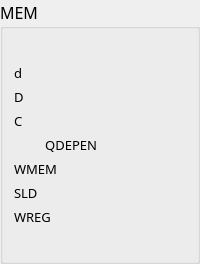
        <widget class="QGroupBox" name="MEM_stage">
         <property name="sizePolicy">
          <sizepolicy hsizetype="Preferred" vsizetype="Preferred">
           <horstretch>0</horstretch>
           <verstretch>0</verstretch>
          </sizepolicy>
         </property>
         <property name="minimumSize">
          <size>
           <width>136</width>
           <height>0</height>
          </size>
         </property>
         <property name="font">
          <font>
           <family>微软雅黑</family>
           <pointsize>12</pointsize>
          </font>
         </property>
         <property name="title">
          <string>MEM</string>
         </property>
         <layout class="QGridLayout" name="gridLayout_9">
          <item row="0" column="0">
           <widget class="QLabel" name="MEM_instruction">
            <property name="font">
             <font>
              <pointsize>10</pointsize>
             </font>
            </property>
            <property name="text">
             <string/>
            </property>
           </widget>
          </item>
          <item row="1" column="0">
           <layout class="QHBoxLayout" name="exe_d_2">
            <item>
             <widget class="QLabel" name="label_41">
              <property name="font">
               <font>
                <family>微软雅黑</family>
                <pointsize>10</pointsize>
               </font>
              </property>
              <property name="text">
               <string>d</string>
              </property>
             </widget>
            </item>
            <item>
             <widget class="QLabel" name="signalmem_d">
              <property name="font">
               <font>
                <family>微软雅黑</family>
                <pointsize>10</pointsize>
               </font>
              </property>
              <property name="text">
               <string/>
              </property>
              <property name="alignment">
               <set>Qt::AlignRight|Qt::AlignTrailing|Qt::AlignVCenter</set>
              </property>
             </widget>
            </item>
           </layout>
          </item>
          <item row="2" column="0">
           <layout class="QHBoxLayout" name="exe_d_3">
            <item>
             <widget class="QLabel" name="label_42">
              <property name="font">
               <font>
                <family>微软雅黑</family>
                <pointsize>10</pointsize>
               </font>
              </property>
              <property name="text">
               <string>D</string>
              </property>
             </widget>
            </item>
            <item>
             <widget class="QLabel" name="signalD">
              <property name="font">
               <font>
                <family>微软雅黑</family>
                <pointsize>10</pointsize>
               </font>
              </property>
              <property name="text">
               <string/>
              </property>
              <property name="alignment">
               <set>Qt::AlignRight|Qt::AlignTrailing|Qt::AlignVCenter</set>
              </property>
             </widget>
            </item>
           </layout>
          </item>
          <item row="3" column="0">
           <layout class="QHBoxLayout" name="exe_d_4">
            <item>
             <widget class="QLabel" name="label_43">
              <property name="font">
               <font>
                <family>微软雅黑</family>
                <pointsize>10</pointsize>
               </font>
              </property>
              <property name="text">
               <string>C</string>
              </property>
             </widget>
            </item>
            <item>
             <widget class="QLabel" name="signalC">
              <property name="font">
               <font>
                <family>微软雅黑</family>
                <pointsize>10</pointsize>
               </font>
              </property>
              <property name="text">
               <string/>
              </property>
              <property name="alignment">
               <set>Qt::AlignRight|Qt::AlignTrailing|Qt::AlignVCenter</set>
              </property>
             </widget>
            </item>
           </layout>
          </item>
          <item row="5" column="0">
           <layout class="QHBoxLayout" name="exe_d_5">
            <item>
             <widget class="QLabel" name="label_44">
              <property name="font">
               <font>
                <family>微软雅黑</family>
                <pointsize>10</pointsize>
               </font>
              </property>
              <property name="text">
               <string>WMEM</string>
              </property>
             </widget>
            </item>
            <item>
             <widget class="QLabel" name="signalwmem">
              <property name="font">
               <font>
                <family>微软雅黑</family>
                <pointsize>10</pointsize>
               </font>
              </property>
              <property name="text">
               <string/>
              </property>
              <property name="alignment">
               <set>Qt::AlignRight|Qt::AlignTrailing|Qt::AlignVCenter</set>
              </property>
             </widget>
            </item>
           </layout>
          </item>
          <item row="6" column="0">
           <layout class="QHBoxLayout" name="exe_d_25">
            <item>
             <widget class="QLabel" name="label_66">
              <property name="font">
               <font>
                <family>微软雅黑</family>
                <pointsize>10</pointsize>
               </font>
              </property>
              <property name="text">
               <string>SLD</string>
              </property>
             </widget>
            </item>
            <item>
             <widget class="QLabel" name="signalsld_mem">
              <property name="font">
               <font>
                <family>微软雅黑</family>
                <pointsize>10</pointsize>
               </font>
              </property>
              <property name="text">
               <string/>
              </property>
              <property name="alignment">
               <set>Qt::AlignRight|Qt::AlignTrailing|Qt::AlignVCenter</set>
              </property>
             </widget>
            </item>
           </layout>
          </item>
          <item row="7" column="0">
           <layout class="QHBoxLayout" name="exe_d_26">
            <item>
             <widget class="QLabel" name="label_67">
              <property name="font">
               <font>
                <family>微软雅黑</family>
                <pointsize>10</pointsize>
               </font>
              </property>
              <property name="text">
               <string>WREG</string>
              </property>
             </widget>
            </item>
            <item>
             <widget class="QLabel" name="signalwreg_mem">
              <property name="font">
               <font>
                <family>微软雅黑</family>
                <pointsize>10</pointsize>
               </font>
              </property>
              <property name="text">
               <string/>
              </property>
              <property name="alignment">
               <set>Qt::AlignRight|Qt::AlignTrailing|Qt::AlignVCenter</set>
              </property>
             </widget>
            </item>
           </layout>
          </item>
          <item row="8" column="0">
           <layout class="QHBoxLayout" name="exe_d_27">
            <item>
             <widget class="QLabel" name="address">
              <property name="font">
               <font>
                <family>微软雅黑</family>
                <pointsize>10</pointsize>
               </font>
              </property>
              <property name="text">
               <string/>
              </property>
             </widget>
            </item>
            <item>
             <widget class="QLabel" name="addr_value">
              <property name="font">
               <font>
                <family>微软雅黑</family>
                <pointsize>10</pointsize>
               </font>
              </property>
              <property name="text">
               <string/>
              </property>
              <property name="alignment">
               <set>Qt::AlignRight|Qt::AlignTrailing|Qt::AlignVCenter</set>
              </property>
             </widget>
            </item>
           </layout>
          </item>
          <item row="4" column="0">
           <layout class="QHBoxLayout" name="BDEPEN_6">
            <item>
             <widget class="QLabel" name="label_34">
              <property name="font">
               <font>
                <family>微软雅黑</family>
                <pointsize>10</pointsize>
               </font>
              </property>
              <property name="text">
               <string>QDEPEN</string>
              </property>
              <property name="alignment">
               <set>Qt::AlignRight|Qt::AlignTrailing|Qt::AlignVCenter</set>
              </property>
             </widget>
            </item>
            <item>
             <widget class="QLabel" name="signalQDEPEN">
              <property name="font">
               <font>
                <family>微软雅黑</family>
                <pointsize>10</pointsize>
               </font>
              </property>
              <property name="text">
               <string/>
              </property>
              <property name="alignment">
               <set>Qt::AlignRight|Qt::AlignTrailing|Qt::AlignVCenter</set>
              </property>
             </widget>
            </item>
           </layout>
          </item>
         </layout>
        </widget>
